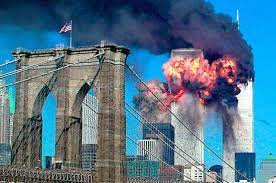
//> input picture LR4/test.jpg, 276 x 183 px
$ ./canny test.jpg 2 3 3   (built with g++ and OpenCV 4)
//> lines starting //> are read from the running program, lines starting //| are printed output that depends on the picture
#include <iostream>
#include <opencv2/opencv.hpp>
#include <cmath>

cv::Mat svertka(const cv::Mat& img, const std::vector<std::vector<int>>& kernel) {
    int kernel_size = kernel.size();
    int x_start = kernel_size / 2;
    int y_start = kernel_size / 2;

    cv::Mat matr = cv::Mat::zeros(img.size(), img.type());

    for (int i = 0; i < img.rows; ++i) {
        for (int j = 0; j < img.cols; ++j) {
            matr.at<uchar>(i, j) = img.at<uchar>(i, j);
        }
    }

    cv::Mat result = matr.clone();

    for (int i = x_start; i < matr.rows - x_start; ++i) {
        for (int j = y_start; j < matr.cols - y_start; ++j) {
            int val = 0;
            for (int k = -(kernel_size / 2); k <= kernel_size / 2; ++k) {
                for (int l = -(kernel_size / 2); l <= kernel_size / 2; ++l) {
                    val += img.at<uchar>(i + k, j + l) * kernel[k + (kernel_size / 2)][l + (kernel_size / 2)];
                }
            }
            result.at<uchar>(i, j) = static_cast<uchar>(val);
        }
    }

    return result;
}

int get_angle_number(int x, int y) {
    double tg = (x != 0) ? static_cast<double>(y) / x : 999;

    if (x < 0) {
        if (y < 0) {
            if (tg > 2.414) {
                return 0;
            }
            else if (tg < 0.414) {
                return 6;
            }
            else if (tg <= 2.414) {
                return 7;
            }
        }
        else {
            if (tg < -2.414) {
                return 4;
            }
            else if (tg < -0.414) {
                return 5;
            }
            else if (tg >= -0.414) {
                return 6;
            }
        }
    }
    else {
        if (y < 0) {
            if (tg < -2.414) {
                return 0;
            }
            else if (tg < -0.414) {
                return 1;
            }
            else if (tg >= -0.414) {
                return 2;
            }
        }
        else {
            if (tg < 0.414) {
                return 2;
            }
            else if (tg < 2.414) {
                return 3;
            }
            else if (tg >= 2.414) {
                return 4;
            }
        }
    }

    return 0; // Default case
}

int main(int argc, char* argv[]) {
    if (argc != 5) {
        std::cerr << "Usage: " << argv[0] << " <image_path> <standard_deviation> <kernel_size> <bound_path>" << std::endl;
        return 1;
    }

    std::string path = argv[1];
    double standard_deviation = std::stod(argv[2]);
    int kernel_size = std::stoi(argv[3]);
    int bound_path = std::stoi(argv[4]);

    cv::Mat img = cv::imread(path, cv::IMREAD_GRAYSCALE);
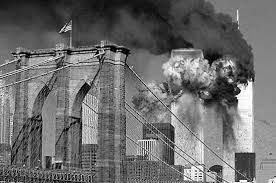
//> img: 183 rows x 276 cols, CV_8UC1; min 0, max 255, mean 108.8

    if (img.empty()) {
        std::cerr << "Error: Unable to read image." << std::endl;
        return 1;
    }

    // 1
    cv::Mat imgBlurByCV2;
    cv::GaussianBlur(img, imgBlurByCV2, cv::Size(kernel_size, kernel_size), standard_deviation);
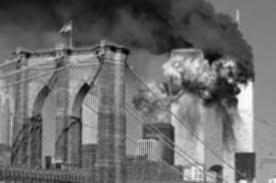
//> imgBlurByCV2: 183 rows x 276 cols, CV_8UC1; min 5, max 253, mean 108.8

    cv::imshow(path, imgBlurByCV2);

    // 2
    std::vector<std::vector<int>> Gx = { {-1, 0, 1}, {-2, 0, 2}, {-1, 0, 1} };
    std::vector<std::vector<int>> Gy = { {-1, -2, -1}, {0, 0, 0}, {1, 2, 1} };

    cv::Mat img_Gx = svertka(img, Gx);
//> after the loop in svertka, `for (int i = x_start; i < matr.rows - x_start; ++i)`:
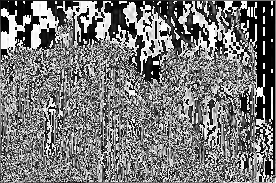
//> result: 183 rows x 276 cols, CV_8UC1; min 0, max 255, mean 120.2
    cv::Mat img_Gy = svertka(img, Gy);
//> after the loop in svertka (call 2), `for (int i = x_start; i < matr.rows - x_start; ++i)`:
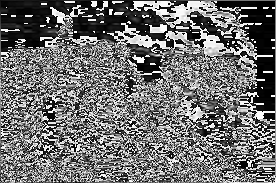
//> result: 183 rows x 276 cols, CV_8UC1; min 0, max 255, mean 111.3

    cv::Mat matr_gradient = cv::Mat::zeros(img.size(), img.type());

    for (int i = 0; i < img.rows; ++i) {
        for (int j = 0; j < img.cols; ++j) {
            matr_gradient.at<uchar>(i, j) = img.at<uchar>(i, j);
        }
    }

    for (int i = 0; i < img.rows; ++i) {
        for (int j = 0; j < img.cols; ++j) {
            matr_gradient.at<uchar>(i, j) = static_cast<uchar>(std::sqrt(std::pow(img_Gx.at<uchar>(i, j), 2) +
                std::pow(img_Gy.at<uchar>(i, j), 2)));
        }
    }
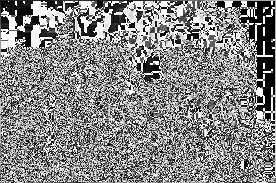
//> matr_gradient: 183 rows x 276 cols, CV_8UC1; min 0, max 255, mean 134

    // 3
    cv::Mat img_angles = img.clone();
    for (int i = 0; i < img.rows; ++i) {
        for (int j = 0; j < img.cols; ++j) {
            img_angles.at<uchar>(i, j) = get_angle_number(img_Gx.at<uchar>(i, j), img_Gy.at<uchar>(i, j));
        }
    }
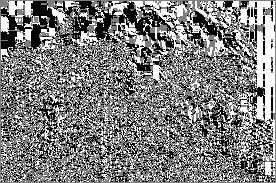
//> img_angles: 183 rows x 276 cols, CV_8UC1; min 2, max 4, mean 2.99; drawn with min black and max white

    // Rest of your code...

    while (true) {
        if (cv::waitKey(1) & 0xFF == 'q') {
//> the 'q' key is pressed
            break;
        }
    }

    return 0;
}
